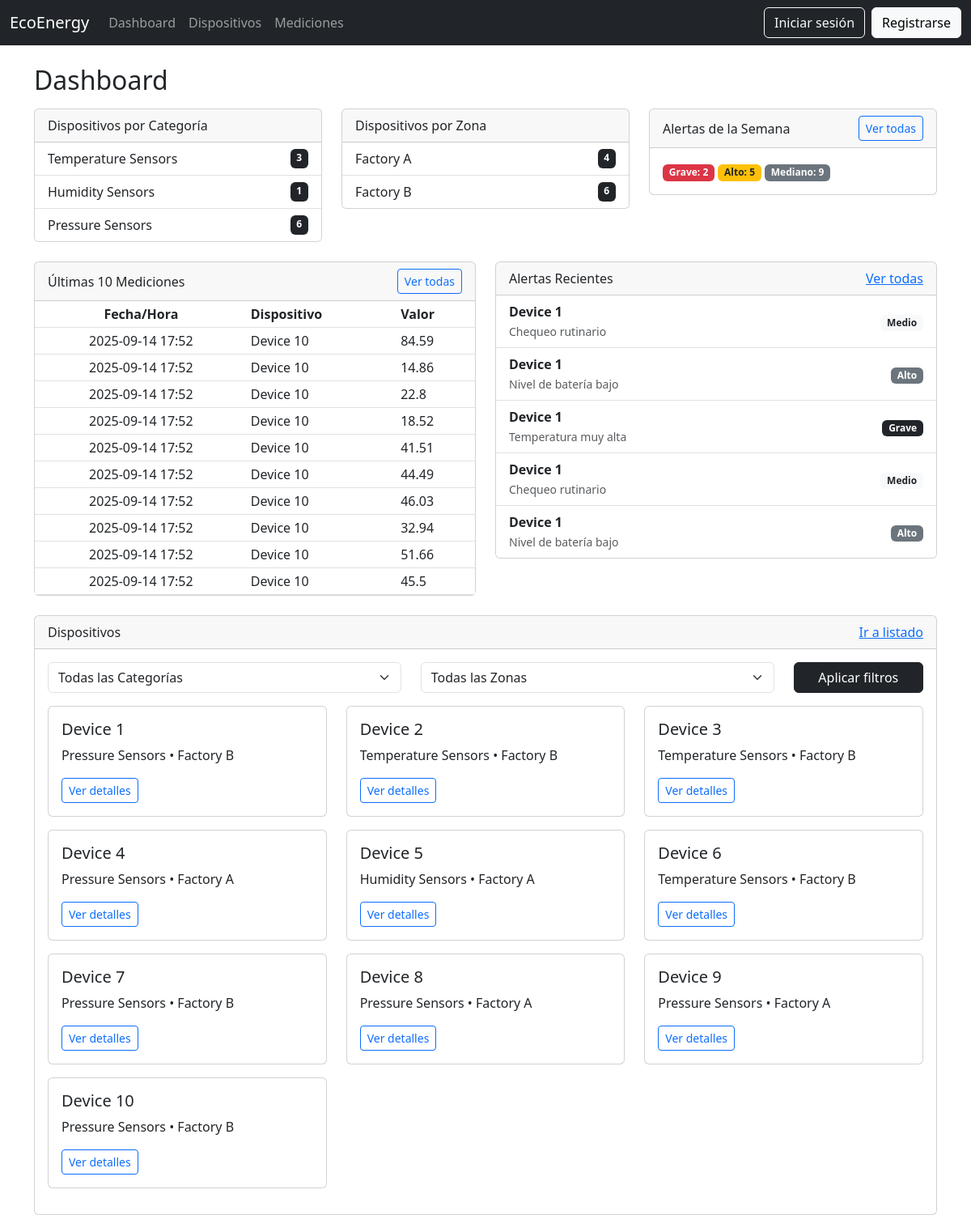
/, run on an earlier commit of the app's database.
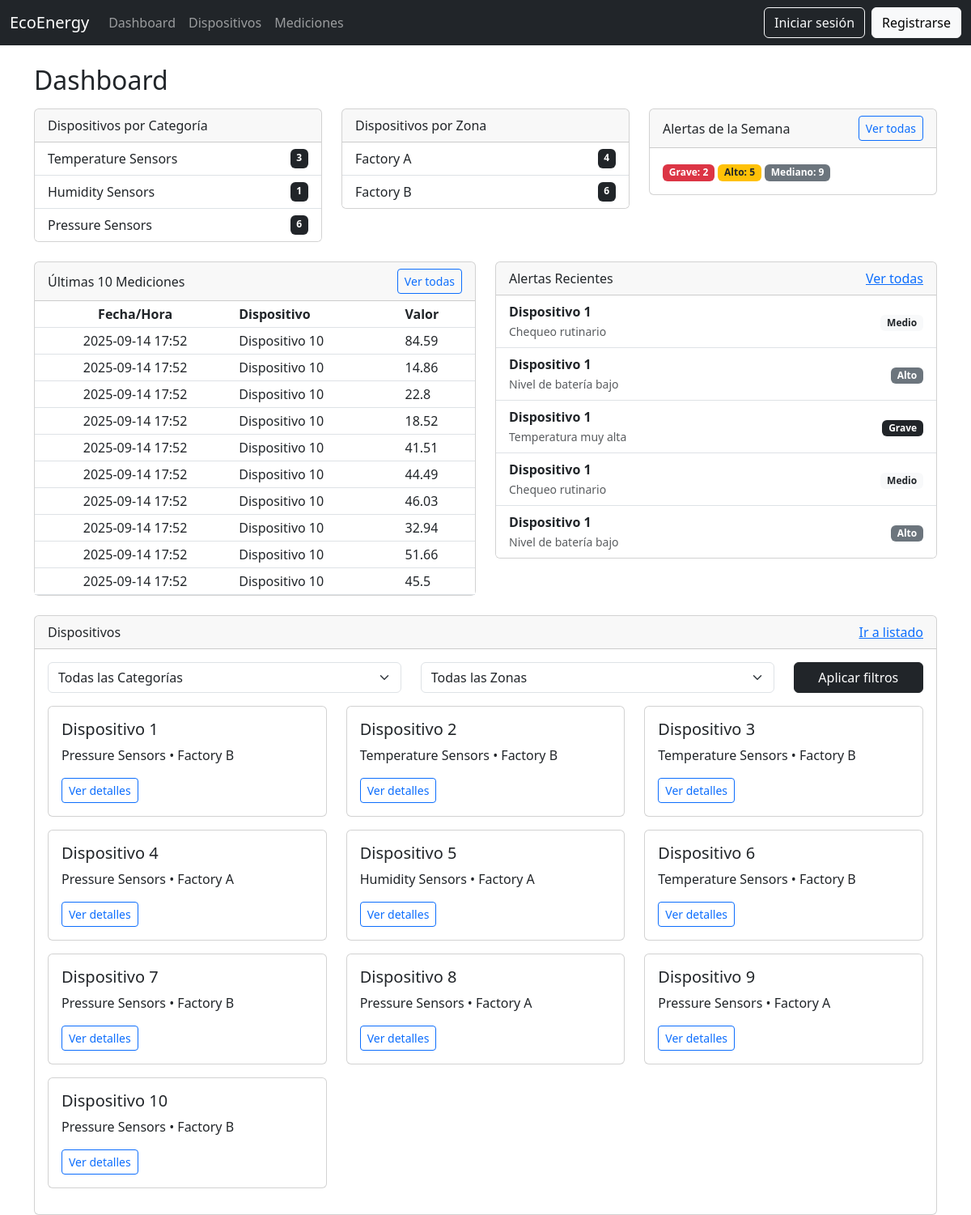
And on a later commit of the database.
### core/models.py (models this page shows, shortened)
class Measurement(models.Model):
    device = models.ForeignKey(Device, on_delete=models.CASCADE)
    value = models.FloatField()
    created_at = models.DateTimeField(auto_now_add=True)
    updated_at = models.DateTimeField(auto_now=True)
    deleted_at = models.DateTimeField(null=True, blank=True)

class Device(models.Model):
    name = models.CharField(max_length=100)
    category = models.ForeignKey(Category, on_delete=models.CASCADE)
    zone = models.ForeignKey(Zone, on_delete=models.CASCADE)
    organization = models.ForeignKey(Organization, on_delete=models.CASCADE)
    created_at = models.DateTimeField(auto_now_add=True)
    updated_at = models.DateTimeField(auto_now=True)
    deleted_at = models.DateTimeField(null=True, blank=True)

class Alert(models.Model):
    PRIORITY_CHOICES = [
        ("grave", "Grave"),
        ("alto", "Alto"),
        ("medio", "Mediano"),
    ]
    device = models.ForeignKey("Device", on_delete=models.CASCADE)
    message = models.TextField()
    priority = models.CharField(max_length=10, choices=PRIORITY_CHOICES, default="medio")
    created_at = models.DateTimeField(auto_now_add=True)

class Category(models.Model):
    name = models.CharField(max_length=100)
    organization = models.ForeignKey(Organization, on_delete=models.CASCADE)
    created_at = models.DateTimeField(auto_now_add=True)
    updated_at = models.DateTimeField(auto_now=True)
    deleted_at = models.DateTimeField(null=True, blank=True)

class Zone(models.Model):
    name = models.CharField(max_length=100)
    organization = models.ForeignKey(Organization, on_delete=models.CASCADE)
    created_at = models.DateTimeField(auto_now_add=True)
    updated_at = models.DateTimeField(auto_now=True)
    deleted_at = models.DateTimeField(null=True, blank=True)

### core/views.py (the view)
# urls.py: path("", views.dashboard, name="dashboard"),
def dashboard(request):
    categories = Category.objects.all()
    zones = Zone.objects.all()
    devices_by_category = {c.name: Device.objects.filter(category=c).count() for c in categories}
    devices_by_zone = {z.name: Device.objects.filter(zone=z).count() for z in zones}
    latest_measurements = Measurement.objects.order_by("-created_at")[:10]
    recent_alerts = Alert.objects.order_by("-created_at")[:5]
    category_id = request.GET.get("category")
    zone_id = request.GET.get("zone")
    devices = Device.objects.all()
    if category_id and category_id != "all":
        devices = devices.filter(category_id=category_id)
    if zone_id and zone_id != "all":
        devices = devices.filter(zone_id=zone_id)
    context = {
        "devices_by_category": devices_by_category,
        "devices_by_zone": devices_by_zone,
        "latest_measurements": latest_measurements,
        "recent_alerts": recent_alerts,
        "categories": categories,
        "zones": zones,
        "devices": devices,
    }
    return render(request, "core/dashboard.html", context)

### core/templates/core/dashboard.html (shortened to what the changed rows need)
{% extends "base.html" %}
{% block content %}
<div class="container mt-4">
    <h2 class="mb-3">Dashboard</h2>
    <div class="row mb-4">
        <div class="col-md-6">
            <div class="card">
                <table class="table table-sm mb-0">
                    <thead>
                        <tr>
                            <th class="text-center">Fecha/Hora</th>
                            <th>Dispositivo</th>
                            <th>Valor</th>
                        </tr>
                    </thead>
                    <tbody>
                        {% for m in latest_measurements %}
                        <tr>
                            <td class="text-center">{{ m.created_at|date:"Y-m-d H:i" }}</td>
                            <td>{{ m.device.name }}</td>
                            <td>{{ m.value }}</td>
                        </tr>
                        {% empty %}
                        <tr>
                            <td colspan="3">No measurements available</td>
                        </tr>
                        {% endfor %}
                    </tbody>
                </table>
            </div>
        </div>
        <div class="col-md-6">
            <div class="card">
                <ul class="list-group list-group-flush">
                    {% for a in recent_alerts %}
                    <li class="list-group-item d-flex justify-content-between align-items-center">
                        <div>
                            <strong>{{ a.device.name }}</strong><br>
                            <small class="text-muted">{{ a.message }}</small>
                        </div>
                        <div>
                            {% if a.priority == "grave" %}
                            <span class="badge bg-dark">Grave</span>
                            {% elif a.priority == "alto" %}
                            <span class="badge bg-secondary">Alto</span>
                            {% elif a.priority == "medio" %}
                            <span class="badge bg-light text-dark">Medio</span>
                            {% else %}
                            <span class="badge bg-light text-dark">{{ a.priority }}</span>
                            {% endif %}
                        </div>
                    </li>
                    {% empty %}
                    <li class="list-group-item">No alerts available</li>
                    {% endfor %}
                </ul>
            </div>
        </div>
    </div>
    <div class="card mt-4">
        <div class="card-body">
            <div class="row">
                {% for d in devices %}
                <div class="col-md-4">
                    <div class="card mb-3">
                        <div class="card-body">
                            <h5 class="card-title">{{ d.name }}</h5>
                            <p class="card-text">{{ d.category.name }} • {{ d.zone.name }}</p>
                            <a href="{% url 'device_detail' d.id %}" class="btn btn-outline-primary btn-sm">Ver
                                detalles</a>
                        </div>
                    </div>
                </div>
                {% empty %}
                <p>No hay dispositivos disponibles</p>
                {% endfor %}
            </div>
        </div>
    </div>
</div>
{% endblock %}

What changed in the data, as far as the page shows it:
changed through a linked row, Measurement (number 1 of 10 on the later page): device.name "Device 10" → "Dispositivo 10"
changed through a linked row, Measurement (number 2 of 10 on the later page): device.name "Device 10" → "Dispositivo 10"
changed through a linked row, Measurement (number 3 of 10 on the later page): device.name "Device 10" → "Dispositivo 10"
changed through a linked row, Measurement (number 4 of 10 on the later page): device.name "Device 10" → "Dispositivo 10"
changed through a linked row, Measurement (number 5 of 10 on the later page): device.name "Device 10" → "Dispositivo 10"
changed through a linked row, Measurement (number 6 of 10 on the later page): device.name "Device 10" → "Dispositivo 10"
changed through a linked row, Measurement (number 7 of 10 on the later page): device.name "Device 10" → "Dispositivo 10"
changed through a linked row, Measurement (number 8 of 10 on the later page): device.name "Device 10" → "Dispositivo 10"
changed through a linked row, Measurement (number 9 of 10 on the later page): device.name "Device 10" → "Dispositivo 10"
changed through a linked row, Measurement (number 10 of 10 on the later page): device.name "Device 10" → "Dispositivo 10"
changed through a linked row, Alert (number 1 of 5 on the later page): device.name "Device 1" → "Dispositivo 1"
changed through a linked row, Alert (number 2 of 5 on the later page): device.name "Device 1" → "Dispositivo 1"
changed through a linked row, Alert "Temperatura muy alta": device.name "Device 1" → "Dispositivo 1"
changed through a linked row, Alert (number 4 of 5 on the later page): device.name "Device 1" → "Dispositivo 1"
changed through a linked row, Alert (number 5 of 5 on the later page): device.name "Device 1" → "Dispositivo 1"
changed Device: name "Device 1" → "Dispositivo 1"
changed Device: name "Device 2" → "Dispositivo 2"
changed Device: name "Device 3" → "Dispositivo 3"
changed Device: name "Device 4" → "Dispositivo 4"
changed Device "Humidity Sensors": name "Device 5" → "Dispositivo 5"
changed Device: name "Device 6" → "Dispositivo 6"
changed Device: name "Device 7" → "Dispositivo 7"
changed Device: name "Device 8" → "Dispositivo 8"
changed Device: name "Device 9" → "Dispositivo 9"
changed Device: name "Device 10" → "Dispositivo 10"
